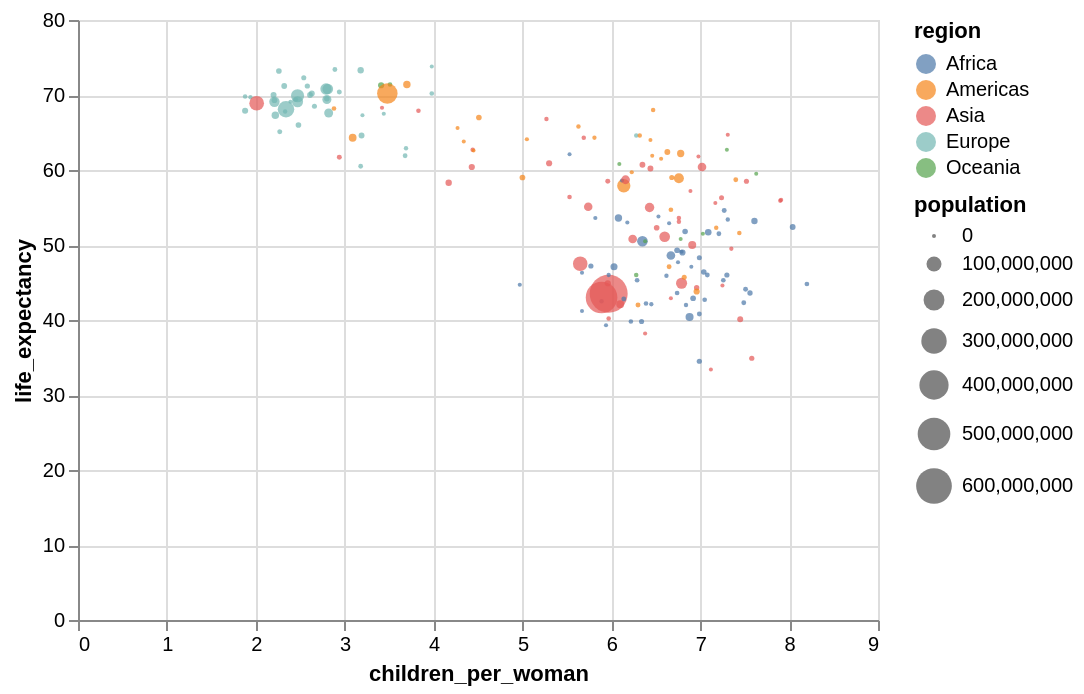

This figure's notebook cell:
### Markdown cell above
**Question 2.4** 
<br> {points: 3}

Now let’s create a similar bubble chart to what you saw in the video using the `gapminder_df_1962` data:

- Use a circle mark (`mark_circle()`) to recreate the bubble geom of the plot in the video.
- Map the children per woman variable to the x-axis and the life expectancy variable to the y-axis.
- Map the region variable to the color argument, and the population variable to the size argument.

Don't worry about getting axis labels and sizes to be exactly like in the video,
we will return to this code later in the lab to customize it.

*Assign your plot to a variable named `bubble_plot`.*

### Code cell
bubble_plot = None

bubble_plot = alt.Chart(gapminder_df_1962).mark_circle().encode(
    x='children_per_woman',
    y='life_expectancy',
    color='region',
    size='population')

# your code here
bubble_plot

### Figure 1 — Vega-Lite specification as saved in the notebook (floating-point values rounded to 4 significant figures; data arrays with more than 128 entries replaced by an {"elided": "..."} marker saying what was removed)
{"config": {"view": {"continuousWidth": 400, "continuousHeight": 300}}, "data": {"name": "data-902b4395b11aba95e101636058f50bd9"}, "mark": "circle", "encoding": {"color": {"type": "nominal", "field": "region"}, "size": {"type": "quantitative", "field": "population"}, "x": {"type": "quantitative", "field": "children_per_woman"}, "y": {"type": "quantitative", "field": "life_expectancy"}}, "$schema": "https://vega.github.io/schema/vega-lite/v4.8.1.json", "datasets": {"data-902b4395b11aba95e101636058f50bd9": {"elided": "178 records"}}}
